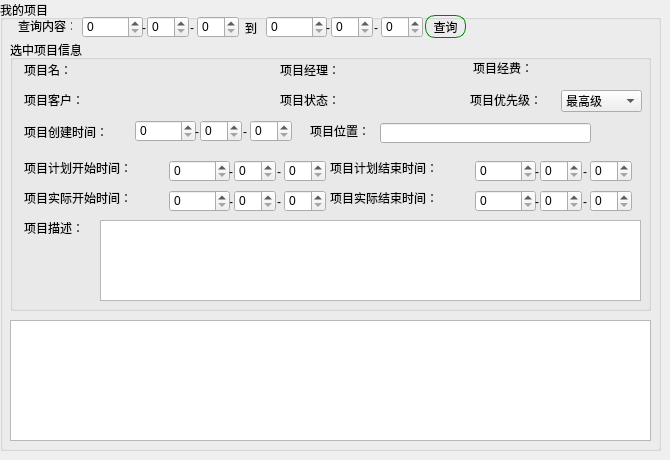
    <widget class="QWidget" name="page_14">
     <widget class="QGroupBox" name="groupBox">
      <property name="geometry">
       <rect>
        <x>0</x>
        <y>0</y>
        <width>661</width>
        <height>451</height>
       </rect>
      </property>
      <property name="title">
       <string>我的项目</string>
      </property>
      <widget class="QSpinBox" name="MyProEndYear">
       <property name="geometry">
        <rect>
         <x>266</x>
         <y>16</y>
         <width>61</width>
         <height>22</height>
        </rect>
       </property>
      </widget>
      <widget class="QSpinBox" name="MyProStartYear">
       <property name="geometry">
        <rect>
         <x>82</x>
         <y>16</y>
         <width>61</width>
         <height>22</height>
        </rect>
       </property>
      </widget>
      <widget class="QLabel" name="label_29">
       <property name="geometry">
        <rect>
         <x>18</x>
         <y>20</y>
         <width>54</width>
         <height>12</height>
        </rect>
       </property>
       <property name="styleSheet">
        <string notr="true"/>
       </property>
       <property name="text">
        <string>查询内容：</string>
       </property>
      </widget>
      <widget class="QSpinBox" name="MyProEndDay">
       <property name="geometry">
        <rect>
         <x>381</x>
         <y>16</y>
         <width>42</width>
         <height>22</height>
        </rect>
       </property>
      </widget>
      <widget class="QSpinBox" name="MyProEndMonth">
       <property name="geometry">
        <rect>
         <x>331</x>
         <y>16</y>
         <width>42</width>
         <height>22</height>
        </rect>
       </property>
      </widget>
      <widget class="QLabel" name="label_27">
       <property name="geometry">
        <rect>
         <x>245</x>
         <y>20</y>
         <width>21</width>
         <height>16</height>
        </rect>
       </property>
       <property name="styleSheet">
        <string notr="true"/>
       </property>
       <property name="text">
        <string>到</string>
       </property>
      </widget>
      <widget class="QPushButton" name="BtnMyProSelection">
       <property name="geometry">
        <rect>
         <x>425</x>
         <y>15</y>
         <width>41</width>
         <height>23</height>
        </rect>
       </property>
       <property name="styleSheet">
        <string notr="true">border: 1px solid green;
border-radius:10px;
</string>
       </property>
       <property name="text">
        <string>查询</string>
       </property>
      </widget>
      <widget class="QSpinBox" name="MyProStartDay">
       <property name="geometry">
        <rect>
         <x>197</x>
         <y>16</y>
         <width>42</width>
         <height>22</height>
        </rect>
       </property>
      </widget>
      <widget class="QSpinBox" name="MyProStartMonth">
       <property name="geometry">
        <rect>
         <x>147</x>
         <y>16</y>
         <width>42</width>
         <height>22</height>
        </rect>
       </property>
      </widget>
      <widget class="QLabel" name="label_30">
       <property name="geometry">
        <rect>
         <x>374</x>
         <y>20</y>
         <width>16</width>
         <height>16</height>
        </rect>
       </property>
       <property name="text">
        <string>-</string>
       </property>
      </widget>
      <widget class="QLabel" name="label_31">
       <property name="geometry">
        <rect>
         <x>142</x>
         <y>20</y>
         <width>16</width>
         <height>16</height>
        </rect>
       </property>
       <property name="text">
        <string>-</string>
       </property>
      </widget>
      <widget class="QLabel" name="label_32">
       <property name="geometry">
        <rect>
         <x>326</x>
         <y>20</y>
         <width>16</width>
         <height>16</height>
        </rect>
       </property>
       <property name="text">
        <string>-</string>
       </property>
      </widget>
      <widget class="QLabel" name="label_28">
       <property name="geometry">
        <rect>
         <x>190</x>
         <y>20</y>
         <width>16</width>
         <height>16</height>
        </rect>
       </property>
       <property name="text">
        <string>-</string>
       </property>
      </widget>
      <widget class="QTableWidget" name="tableMyPro">
       <property name="geometry">
        <rect>
         <x>10</x>
         <y>320</y>
         <width>641</width>
         <height>121</height>
        </rect>
       </property>
      </widget>
      <widget class="QGroupBox" name="groupBox_29">
       <property name="geometry">
        <rect>
         <x>10</x>
         <y>40</y>
         <width>641</width>
         <height>271</height>
        </rect>
       </property>
       <property name="title">
        <string>选中项目信息</string>
       </property>
       <widget class="QSpinBox" name="MyPlanStartYear">
        <property name="geometry">
         <rect>
          <x>159</x>
          <y>120</y>
          <width>61</width>
          <height>22</height>
         </rect>
        </property>
       </widget>
       <widget class="QLabel" name="label_105">
        <property name="geometry">
         <rect>
          <x>270</x>
          <y>52</y>
          <width>71</width>
          <height>16</height>
         </rect>
        </property>
        <property name="styleSheet">
         <string notr="true">font: 75 11pt &quot;黑体&quot;;
color:rgb(0, 0, 0);</string>
        </property>
        <property name="text">
         <string>项目状态：</string>
        </property>
       </widget>
       <widget class="QLabel" name="label_112">
        <property name="geometry">
         <rect>
          <x>320</x>
          <y>150</y>
          <width>141</width>
          <height>16</height>
         </rect>
        </property>
        <property name="styleSheet">
         <string notr="true">font: 75 11pt &quot;黑体&quot;;
color:rgb(0, 0, 0);</string>
        </property>
        <property name="text">
         <string>项目实际结束时间：</string>
        </property>
       </widget>
       <widget class="QLabel" name="label_5">
        <property name="geometry">
         <rect>
          <x>14</x>
          <y>22</y>
          <width>71</width>
          <height>16</height>
         </rect>
        </property>
        <property name="styleSheet">
         <string notr="true">font: 75 11pt &quot;黑体&quot;;
color:rgb(0, 0, 0);</string>
        </property>
        <property name="text">
         <string>项目名：</string>
        </property>
       </widget>
       <widget class="QSpinBox" name="MyRealEndYear">
        <property name="geometry">
         <rect>
          <x>465</x>
          <y>150</y>
          <width>61</width>
          <height>22</height>
         </rect>
        </property>
       </widget>
       <widget class="QSpinBox" name="MyRealEndDay">
        <property name="geometry">
         <rect>
          <x>580</x>
          <y>150</y>
          <width>42</width>
          <height>22</height>
         </rect>
        </property>
       </widget>
       <widget class="QLabel" name="label_113">
        <property name="geometry">
         <rect>
          <x>270</x>
          <y>22</y>
          <width>71</width>
          <height>16</height>
         </rect>
        </property>
        <property name="styleSheet">
         <string notr="true">font: 75 11pt &quot;黑体&quot;;
color:rgb(0, 0, 0);</string>
        </property>
        <property name="text">
         <string>项目经理：</string>
        </property>
       </widget>
       <widget class="QSpinBox" name="MyCreateMonth">
        <property name="geometry">
         <rect>
          <x>190</x>
          <y>80</y>
          <width>42</width>
          <height>22</height>
         </rect>
        </property>
       </widget>
       <widget class="QLabel" name="label_114">
        <property name="geometry">
         <rect>
          <x>14</x>
          <y>52</y>
          <width>71</width>
          <height>16</height>
         </rect>
        </property>
        <property name="styleSheet">
         <string notr="true">font: 75 11pt &quot;黑体&quot;;
color:rgb(0, 0, 0);</string>
        </property>
        <property name="text">
         <string>项目客户：</string>
        </property>
       </widget>
       <widget class="QLabel" name="label_115">
        <property name="geometry">
         <rect>
          <x>219</x>
          <y>124</y>
          <width>16</width>
          <height>16</height>
         </rect>
        </property>
        <property name="text">
         <string>-</string>
        </property>
       </widget>
       <widget class="QLabel" name="label_116">
        <property name="geometry">
         <rect>
          <x>267</x>
          <y>154</y>
          <width>16</width>
          <height>16</height>
         </rect>
        </property>
        <property name="text">
         <string>-</string>
        </property>
       </widget>
       <widget class="QLabel" name="label_118">
        <property name="geometry">
         <rect>
          <x>14</x>
          <y>120</y>
          <width>141</width>
          <height>16</height>
         </rect>
        </property>
        <property name="styleSheet">
         <string notr="true">font: 75 11pt &quot;黑体&quot;;
color:rgb(0, 0, 0);</string>
        </property>
        <property name="text">
         <string>项目计划开始时间：</string>
        </property>
       </widget>
       <widget class="QLabel" name="label_119">
        <property name="geometry">
         <rect>
          <x>573</x>
          <y>154</y>
          <width>16</width>
          <height>16</height>
         </rect>
        </property>
        <property name="text">
         <string>-</string>
        </property>
       </widget>
       <widget class="QSpinBox" name="MyRealEndMonth">
        <property name="geometry">
         <rect>
          <x>530</x>
          <y>150</y>
          <width>42</width>
          <height>22</height>
         </rect>
        </property>
       </widget>
       <widget class="QSpinBox" name="MyCreateDay">
        <property name="geometry">
         <rect>
          <x>240</x>
          <y>80</y>
          <width>42</width>
          <height>22</height>
         </rect>
        </property>
       </widget>
       <widget class="QSpinBox" name="MyPlanEndYear">
        <property name="geometry">
         <rect>
          <x>465</x>
          <y>120</y>
          <width>61</width>
          <height>22</height>
         </rect>
        </property>
       </widget>
       <widget class="QLabel" name="label_120">
        <property name="geometry">
         <rect>
          <x>320</x>
          <y>120</y>
          <width>141</width>
          <height>16</height>
         </rect>
        </property>
        <property name="styleSheet">
         <string notr="true">font: 75 11pt &quot;黑体&quot;;
color:rgb(0, 0, 0);</string>
        </property>
        <property name="text">
         <string>项目计划结束时间：</string>
        </property>
       </widget>
       <widget class="QLabel" name="label_121">
        <property name="geometry">
         <rect>
          <x>267</x>
          <y>124</y>
          <width>16</width>
          <height>16</height>
         </rect>
        </property>
        <property name="text">
         <string>-</string>
        </property>
       </widget>
       <widget class="QLabel" name="label_122">
        <property name="geometry">
         <rect>
          <x>463</x>
          <y>20</y>
          <width>71</width>
          <height>16</height>
         </rect>
        </property>
        <property name="styleSheet">
         <string notr="true">font: 75 11pt &quot;黑体&quot;;
color:rgb(0, 0, 0);</string>
        </property>
        <property name="text">
         <string>项目经费：</string>
        </property>
       </widget>
       <widget class="QLabel" name="label_123">
        <property name="geometry">
         <rect>
          <x>14</x>
          <y>180</y>
          <width>71</width>
          <height>16</height>
         </rect>
        </property>
        <property name="styleSheet">
         <string notr="true">font: 75 11pt &quot;黑体&quot;;
color:rgb(0, 0, 0);</string>
        </property>
        <property name="text">
         <string>项目描述：</string>
        </property>
       </widget>
       <widget class="QLabel" name="label_124">
        <property name="geometry">
         <rect>
          <x>525</x>
          <y>154</y>
          <width>16</width>
          <height>16</height>
         </rect>
        </property>
        <property name="text">
         <string>-</string>
        </property>
       </widget>
       <widget class="QLabel" name="label_125">
        <property name="geometry">
         <rect>
          <x>14</x>
          <y>150</y>
          <width>141</width>
          <height>16</height>
         </rect>
        </property>
        <property name="styleSheet">
         <string notr="true">font: 75 11pt &quot;黑体&quot;;
color:rgb(0, 0, 0);</string>
        </property>
        <property name="text">
         <string>项目实际开始时间：</string>
        </property>
       </widget>
       <widget class="QLabel" name="label_126">
        <property name="geometry">
         <rect>
          <x>14</x>
          <y>84</y>
          <width>111</width>
          <height>16</height>
         </rect>
        </property>
        <property name="styleSheet">
         <string notr="true">font: 75 11pt &quot;黑体&quot;;
color:rgb(0, 0, 0);</string>
        </property>
        <property name="text">
         <string>项目创建时间：</string>
        </property>
       </widget>
       <widget class="QLabel" name="label_127">
        <property name="geometry">
         <rect>
          <x>525</x>
          <y>124</y>
          <width>16</width>
          <height>16</height>
         </rect>
        </property>
        <property name="text">
         <string>-</string>
        </property>
       </widget>
       <widget class="QSpinBox" name="MyRealStartMonth">
        <property name="geometry">
         <rect>
          <x>224</x>
          <y>150</y>
          <width>42</width>
          <height>22</height>
         </rect>
        </property>
       </widget>
       <widget class="QSpinBox" name="MyPlanEndMonth">
        <property name="geometry">
         <rect>
          <x>530</x>
          <y>120</y>
          <width>42</width>
          <height>22</height>
         </rect>
        </property>
       </widget>
       <widget class="QSpinBox" name="MyPlanStartDay">
        <property name="geometry">
         <rect>
          <x>274</x>
          <y>120</y>
          <width>42</width>
          <height>22</height>
         </rect>
        </property>
       </widget>
       <widget class="QLabel" name="label_128">
        <property name="geometry">
         <rect>
          <x>219</x>
          <y>154</y>
          <width>16</width>
          <height>16</height>
         </rect>
        </property>
        <property name="text">
         <string>-</string>
        </property>
       </widget>
       <widget class="QSpinBox" name="MyCreateYear">
        <property name="geometry">
         <rect>
          <x>125</x>
          <y>80</y>
          <width>61</width>
          <height>22</height>
         </rect>
        </property>
       </widget>
       <widget class="QLabel" name="label_129">
        <property name="geometry">
         <rect>
          <x>573</x>
          <y>124</y>
          <width>16</width>
          <height>16</height>
         </rect>
        </property>
        <property name="text">
         <string>-</string>
        </property>
       </widget>
       <widget class="QSpinBox" name="MyRealStartYear">
        <property name="geometry">
         <rect>
          <x>159</x>
          <y>150</y>
          <width>61</width>
          <height>22</height>
         </rect>
        </property>
       </widget>
       <widget class="QSpinBox" name="MyPlanStartMonth">
        <property name="geometry">
         <rect>
          <x>224</x>
          <y>120</y>
          <width>42</width>
          <height>22</height>
         </rect>
        </property>
       </widget>
       <widget class="QLabel" name="label_130">
        <property name="geometry">
         <rect>
          <x>233</x>
          <y>84</y>
          <width>16</width>
          <height>16</height>
         </rect>
        </property>
        <property name="text">
         <string>-</string>
        </property>
       </widget>
       <widget class="QLabel" name="label_131">
        <property name="geometry">
         <rect>
          <x>185</x>
          <y>84</y>
          <width>16</width>
          <height>16</height>
         </rect>
        </property>
        <property name="text">
         <string>-</string>
        </property>
       </widget>
       <widget class="QSpinBox" name="MyRealStartDay">
        <property name="geometry">
         <rect>
          <x>274</x>
          <y>150</y>
          <width>42</width>
          <height>22</height>
         </rect>
        </property>
       </widget>
       <widget class="QSpinBox" name="MyPlanEndDay">
        <property name="geometry">
         <rect>
          <x>580</x>
          <y>120</y>
          <width>42</width>
          <height>22</height>
         </rect>
        </property>
       </widget>
       <widget class="QLabel" name="MyProCost">
        <property name="geometry">
         <rect>
          <x>550</x>
          <y>20</y>
          <width>81</width>
          <height>16</height>
         </rect>
        </property>
        <property name="styleSheet">
         <string notr="true">font: 75 11pt &quot;黑体&quot;;
text-decoration: underline;</string>
        </property>
        <property name="text">
         <string/>
        </property>
       </widget>
       <widget class="QLabel" name="MyProManager">
        <property name="geometry">
         <rect>
          <x>350</x>
          <y>20</y>
          <width>101</width>
          <height>16</height>
         </rect>
        </property>
        <property name="styleSheet">
         <string notr="true">font: 75 11pt &quot;黑体&quot;;
text-decoration: underline;</string>
        </property>
        <property name="text">
         <string/>
        </property>
       </widget>
       <widget class="QLabel" name="MyProState">
        <property name="geometry">
         <rect>
          <x>350</x>
          <y>50</y>
          <width>101</width>
          <height>16</height>
         </rect>
        </property>
        <property name="styleSheet">
         <string notr="true">font: 75 11pt &quot;黑体&quot;;
text-decoration: underline;</string>
        </property>
        <property name="text">
         <string/>
        </property>
       </widget>
       <widget class="QLabel" name="MyProName">
        <property name="geometry">
         <rect>
          <x>70</x>
          <y>20</y>
          <width>191</width>
          <height>20</height>
         </rect>
        </property>
        <property name="styleSheet">
         <string notr="true">font: 75 11pt &quot;黑体&quot;;
text-decoration: underline;</string>
        </property>
        <property name="text">
         <string/>
        </property>
       </widget>
       <widget class="QLabel" name="MyProClient">
        <property name="geometry">
         <rect>
          <x>90</x>
          <y>50</y>
          <width>161</width>
          <height>20</height>
         </rect>
        </property>
        <property name="styleSheet">
         <string notr="true">font: 75 11pt &quot;黑体&quot;;
text-decoration: underline;</string>
        </property>
        <property name="text">
         <string/>
        </property>
       </widget>
       <widget class="QTextBrowser" name="MyProDescribe">
        <property name="geometry">
         <rect>
          <x>90</x>
          <y>180</y>
          <width>541</width>
          <height>81</height>
         </rect>
        </property>
       </widget>
       <widget class="QLabel" name="label_18">
        <property name="geometry">
         <rect>
          <x>300</x>
          <y>83</y>
          <width>71</width>
          <height>16</height>
         </rect>
        </property>
        <property name="styleSheet">
         <string notr="true">font: 75 11pt &quot;黑体&quot;;
color:rgb(0, 0, 0);</string>
        </property>
        <property name="text">
         <string>项目位置：</string>
        </property>
       </widget>
       <widget class="QLineEdit" name="MyProAddress">
        <property name="geometry">
         <rect>
          <x>370</x>
          <y>83</y>
          <width>211</width>
          <height>20</height>
         </rect>
        </property>
       </widget>
       <widget class="QLabel" name="label_19">
        <property name="geometry">
         <rect>
          <x>460</x>
          <y>52</y>
          <width>91</width>
          <height>16</height>
         </rect>
        </property>
        <property name="styleSheet">
         <string notr="true">font: 75 11pt &quot;黑体&quot;;
color:rgb(0, 0, 0);</string>
        </property>
        <property name="text">
         <string>项目优先级：</string>
        </property>
       </widget>
       <widget class="QComboBox" name="MyProPriority">
        <property name="geometry">
         <rect>
          <x>551</x>
          <y>50</y>
          <width>81</width>
          <height>22</height>
         </rect>
        </property>
        <item>
         <property name="text">
          <string>最高级</string>
         </property>
        </item>
        <item>
         <property name="text">
          <string>次高级</string>
         </property>
        </item>
        <item>
         <property name="text">
          <string>高级</string>
         </property>
        </item>
        <item>
         <property name="text">
          <string>中级</string>
         </property>
        </item>
        <item>
         <property name="text">
          <string>低级</string>
         </property>
        </item>
        <item>
         <property name="text">
          <string>次低级</string>
         </property>
        </item>
        <item>
         <property name="text">
          <string>最低级</string>
         </property>
        </item>
       </widget>
      </widget>
      <widget class="QLabel" name="errorMyProInfo">
       <property name="geometry">
        <rect>
         <x>492</x>
         <y>16</y>
         <width>121</width>
         <height>21</height>
        </rect>
       </property>
       <property name="styleSheet">
        <string notr="true">color:rgb(255,0,0);
font: 75 10pt &quot;黑体&quot;;</string>
       </property>
       <property name="text">
        <string/>
       </property>
      </widget>
     </widget>
    </widget>
